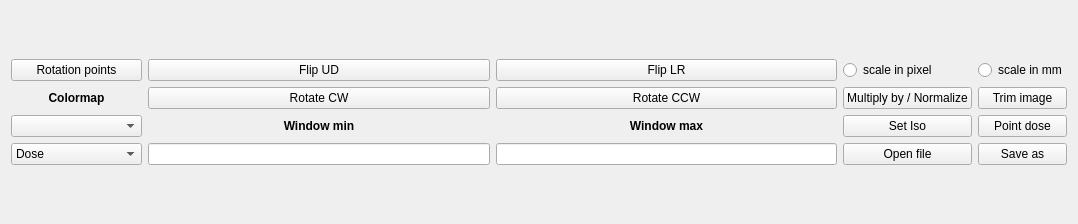
<?xml version="1.0" encoding="UTF-8"?>
<ui version="4.0">
    <class>DoseOptimForm</class>
    <widget class="QWidget" name="DoseOptimForm">
        <property name="geometry">
            <rect>
                <x>0</x>
                <y>0</y>
                <width>1078</width>
                <height>224</height>
            </rect>
        </property>
        <property name="windowTitle">
            <string>Form</string>
        </property>
        <property name="windowIcon">
            <iconset resource="icons.qrc">
                <normaloff>:/icons/App_icon.png</normaloff>:/icons/App_icon.png
            </iconset>
        </property>
        <layout class="QVBoxLayout" name="verticalLayout">
            <item>
                <layout class="QVBoxLayout" name="verticalLayout_2">
                    <item>
                        <layout class="QGridLayout" name="gridLayout">
                            <item row="2" column="4">
                                <widget class="QPushButton" name="trim_button">
                                    <property name="text">
                                        <string>Trim image</string>
                                    </property>
                                </widget>
                            </item>
                            <item row="1" column="3">
                                <widget class="QRadioButton" name="radio_pixel">
                                    <property name="text">
                                        <string>scale in pixel</string>
                                    </property>
                                </widget>
                            </item>
                            <item row="1" column="0">
                                <widget class="QPushButton" name="button_rotatePoints">
                                    <property name="toolTip">
                                        <string>&lt;html&gt;&lt;head/&gt;&lt;body&gt;&lt;p&gt;&lt;span style=&quot;
                                            font-weight:600;&quot;&gt;Rotate the image by selecting 2 reference points&lt;/span&gt;&lt;/p&gt;&lt;/body&gt;&lt;/html&gt;</string>
                                    </property>
                                    <property name="text">
                                        <string>Rotation points</string>
                                    </property>
                                    <property name="icon">
                                        <iconset resource="icons.qrc">
                                            <normaloff>:/icons/ROT_POINTS.png</normaloff>:/icons/ROT_POINTS.png
                                        </iconset>
                                    </property>
                                </widget>
                            </item>
                            <item row="1" column="4">
                                <widget class="QRadioButton" name="radio_mm">
                                    <property name="text">
                                        <string>scale in mm</string>
                                    </property>
                                </widget>
                            </item>
                            <item row="1" column="1">
                                <widget class="QPushButton" name="button_flipud">
                                    <property name="toolTip">
                                        <string>&lt;html&gt;&lt;head/&gt;&lt;body&gt;&lt;p&gt;Vertical mirror.&lt;/p&gt;&lt;/body&gt;&lt;/html&gt;</string>
                                    </property>
                                    <property name="text">
                                        <string>Flip UD</string>
                                    </property>
                                    <property name="icon">
                                        <iconset resource="icons.qrc">
                                            <normaloff>:/icons/FUD.png</normaloff>:/icons/FUD.png
                                        </iconset>
                                    </property>
                                </widget>
                            </item>
                            <item row="1" column="2">
                                <widget class="QPushButton" name="button_fliplr">
                                    <property name="toolTip">
                                        <string>&lt;html&gt;&lt;head/&gt;&lt;body&gt;&lt;p&gt;Horizontal mirror.&lt;/p&gt;&lt;/body&gt;&lt;/html&gt;</string>
                                    </property>
                                    <property name="text">
                                        <string>Flip LR</string>
                                    </property>
                                    <property name="icon">
                                        <iconset resource="icons.qrc">
                                            <normaloff>:/icons/FLR.png</normaloff>:/icons/FLR.png
                                        </iconset>
                                    </property>
                                </widget>
                            </item>
                            <item row="2" column="1">
                                <widget class="QPushButton" name="rotate_90cw">
                                    <property name="toolTip">
                                        <string>&lt;html&gt;&lt;head/&gt;&lt;body&gt;&lt;p&gt;rotate image clockwise&lt;/p&gt;&lt;/body&gt;&lt;/html&gt;</string>
                                    </property>
                                    <property name="text">
                                        <string>Rotate CW</string>
                                    </property>
                                    <property name="icon">
                                        <iconset resource="icons.qrc">
                                            <normaloff>:/icons/rotate_cw.png</normaloff>:/icons/rotate_cw.png
                                        </iconset>
                                    </property>
                                </widget>
                            </item>
                            <item row="2" column="2">
                                <widget class="QPushButton" name="rotate_90ccw">
                                    <property name="toolTip">
                                        <string>&lt;html&gt;&lt;head/&gt;&lt;body&gt;&lt;p&gt;rotate image
                                            counterclockwise&lt;/p&gt;&lt;/body&gt;&lt;/html&gt;</string>
                                    </property>
                                    <property name="text">
                                        <string>Rotate CCW</string>
                                    </property>
                                    <property name="icon">
                                        <iconset resource="icons.qrc">
                                            <normaloff>:/icons/rotate_ccw.png</normaloff>:/icons/rotate_ccw.png
                                        </iconset>
                                    </property>
                                </widget>
                            </item>
                            <item row="2" column="0">
                                <widget class="QLabel" name="label_3">
                                    <property name="text">
                                        <string>&lt;html&gt;&lt;head/&gt;&lt;body&gt;&lt;p align=&quot;center&quot;&gt;&lt;span
                                            style=&quot; font-weight:600;&quot;&gt;Colormap&lt;/span&gt;&lt;/p&gt;&lt;/body&gt;&lt;/html&gt;</string>
                                    </property>
                                </widget>
                            </item>
                            <item row="4" column="3">
                                <widget class="QPushButton" name="open_button">
                                    <property name="text">
                                        <string>Open file</string>
                                    </property>
                                    <property name="icon">
                                        <iconset resource="icons.qrc">
                                            <normaloff>:/icons/Dosimetry.png</normaloff>:/icons/Dosimetry.png
                                        </iconset>
                                    </property>
                                </widget>
                            </item>
                            <item row="3" column="0">
                                <widget class="QComboBox" name="colorComboBox">
                                    <property name="toolTip">
                                        <string>&lt;html&gt;&lt;head/&gt;&lt;body&gt;&lt;p&gt;&lt;span style=&quot;
                                            font-weight:600;&quot;&gt;Select image colormap&lt;/span&gt;&lt;/p&gt;&lt;/body&gt;&lt;/html&gt;</string>
                                    </property>
                                </widget>
                            </item>
                            <item row="4" column="0">
                                <widget class="QComboBox" name="channel_box">
                                    <property name="toolTip">
                                        <string>&lt;html&gt;&lt;head/&gt;&lt;body&gt;&lt;p&gt;&lt;span style=&quot;
                                            font-weight:600;&quot;&gt;Select image channel&lt;/span&gt;&lt;/p&gt;&lt;/body&gt;&lt;/html&gt;</string>
                                    </property>
                                    <item>
                                        <property name="text">
                                            <string>Dose</string>
                                        </property>
                                    </item>
                                    <item>
                                        <property name="text">
                                            <string>Disturbance</string>
                                        </property>
                                    </item>
                                    <item>
                                        <property name="text">
                                            <string>Type B uncertainty</string>
                                        </property>
                                    </item>
                                </widget>
                            </item>
                            <item row="3" column="3">
                                <widget class="QPushButton" name="isocenter_button">
                                    <property name="toolTip">
                                        <string>&lt;html&gt;&lt;head/&gt;&lt;body&gt;&lt;p&gt;Set image coordinates
                                            isocenter&lt;/p&gt;&lt;/body&gt;&lt;/html&gt;</string>
                                    </property>
                                    <property name="text">
                                        <string>Set Iso</string>
                                    </property>
                                    <property name="icon">
                                        <iconset resource="icons.qrc">
                                            <normaloff>:/icons/target.png</normaloff>:/icons/target.png
                                        </iconset>
                                    </property>
                                    <property name="iconSize">
                                        <size>
                                            <width>16</width>
                                            <height>16</height>
                                        </size>
                                    </property>
                                </widget>
                            </item>
                            <item row="4" column="4">
                                <widget class="QPushButton" name="save_as">
                                    <property name="toolTip">
                                        <string>&lt;html&gt;&lt;head/&gt;&lt;body&gt;&lt;p&gt;Save image as film2dose
                                            *.ftd&lt;/p&gt;&lt;/body&gt;&lt;/html&gt;</string>
                                    </property>
                                    <property name="text">
                                        <string>Save as</string>
                                    </property>
                                    <property name="icon">
                                        <iconset resource="icons.qrc">
                                            <normaloff>:/icons/export.png</normaloff>:/icons/export.png
                                        </iconset>
                                    </property>
                                </widget>
                            </item>
                            <item row="3" column="4">
                                <widget class="QPushButton" name="button_pointDose">
                                    <property name="toolTip">
                                        <string>&lt;html&gt;&lt;head/&gt;&lt;body&gt;&lt;p&gt;Calculates the average
                                            dose and its uncertainty over a 10 mm x 10 mm area. &lt;/p&gt;&lt;/body&gt;&lt;/html&gt;</string>
                                    </property>
                                    <property name="text">
                                        <string>Point dose</string>
                                    </property>
                                    <property name="icon">
                                        <iconset resource="icons.qrc">
                                            <normaloff>:/icons/Point_dose.png</normaloff>:/icons/Point_dose.png
                                        </iconset>
                                    </property>
                                    <property name="iconSize">
                                        <size>
                                            <width>16</width>
                                            <height>16</height>
                                        </size>
                                    </property>
                                </widget>
                            </item>
                            <item row="2" column="3">
                                <widget class="QPushButton" name="multiply_button">
                                    <property name="toolTip">
                                        <string>&lt;html&gt;&lt;head/&gt;&lt;body&gt;&lt;p&gt;Multiplies the entire
                                            image matrix by a dimensionless
                                            factor&lt;/p&gt;&lt;/body&gt;&lt;/html&gt;</string>
                                    </property>
                                    <property name="text">
                                        <string>Multiply by / Normalize</string>
                                    </property>
                                </widget>
                            </item>
                            <item row="4" column="1">
                                <widget class="QLineEdit" name="minLineEdit"/>
                            </item>
                            <item row="4" column="2">
                                <widget class="QLineEdit" name="maxLineEdit"/>
                            </item>
                            <item row="3" column="1">
                                <widget class="QLabel" name="label">
                                    <property name="text">
                                        <string>&lt;html&gt;&lt;head/&gt;&lt;body&gt;&lt;p align=&quot;center&quot;&gt;&lt;span
                                            style=&quot; font-weight:600;&quot;&gt;Window min&lt;/span&gt;&lt;/p&gt;&lt;/body&gt;&lt;/html&gt;</string>
                                    </property>
                                </widget>
                            </item>
                            <item row="3" column="2">
                                <widget class="QLabel" name="label_2">
                                    <property name="text">
                                        <string>&lt;html&gt;&lt;head/&gt;&lt;body&gt;&lt;p align=&quot;center&quot;&gt;&lt;span
                                            style=&quot; font-weight:600;&quot;&gt;Window max&lt;/span&gt;&lt;/p&gt;&lt;/body&gt;&lt;/html&gt;</string>
                                    </property>
                                </widget>
                            </item>
                        </layout>
                    </item>
                </layout>
            </item>
        </layout>
    </widget>
    <resources>
        <include location="icons.qrc"/>
    </resources>
    <connections/>
</ui>
